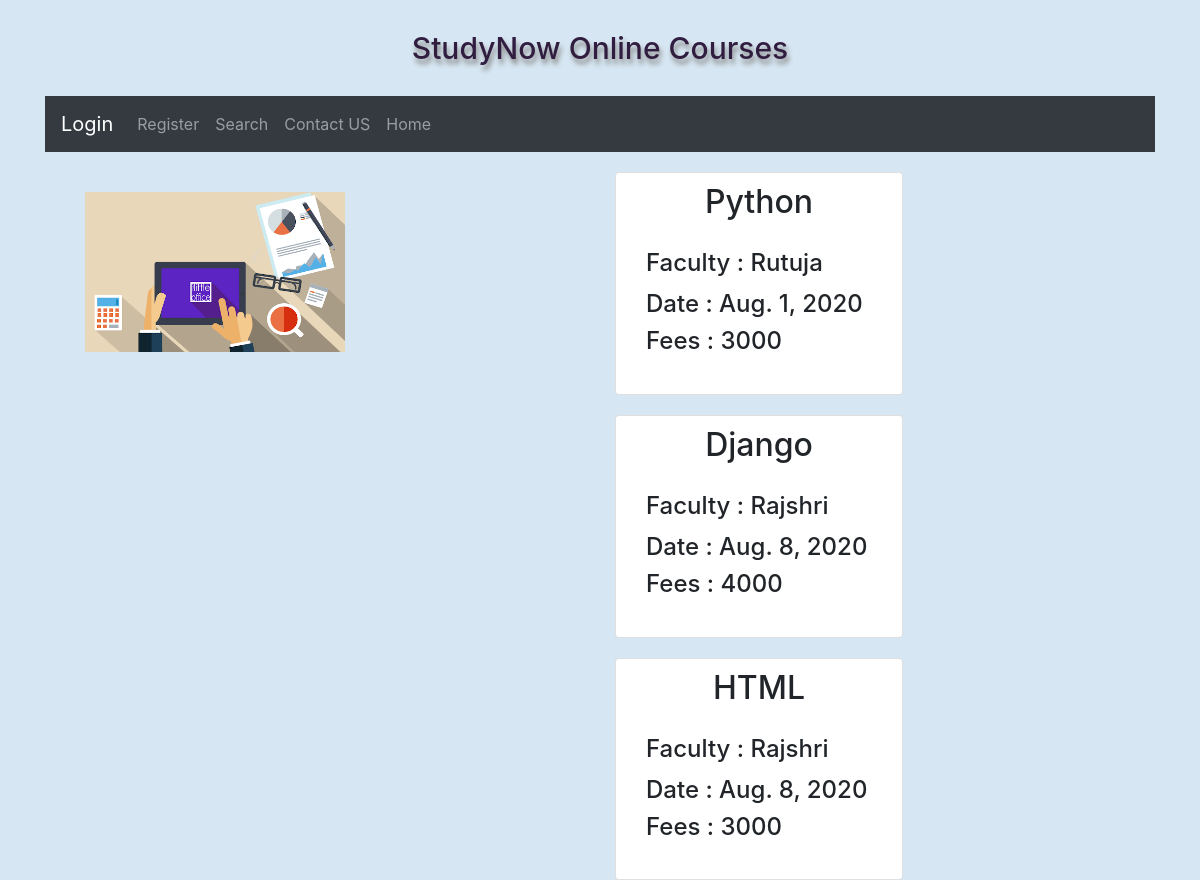
The app's page /student/, older data.
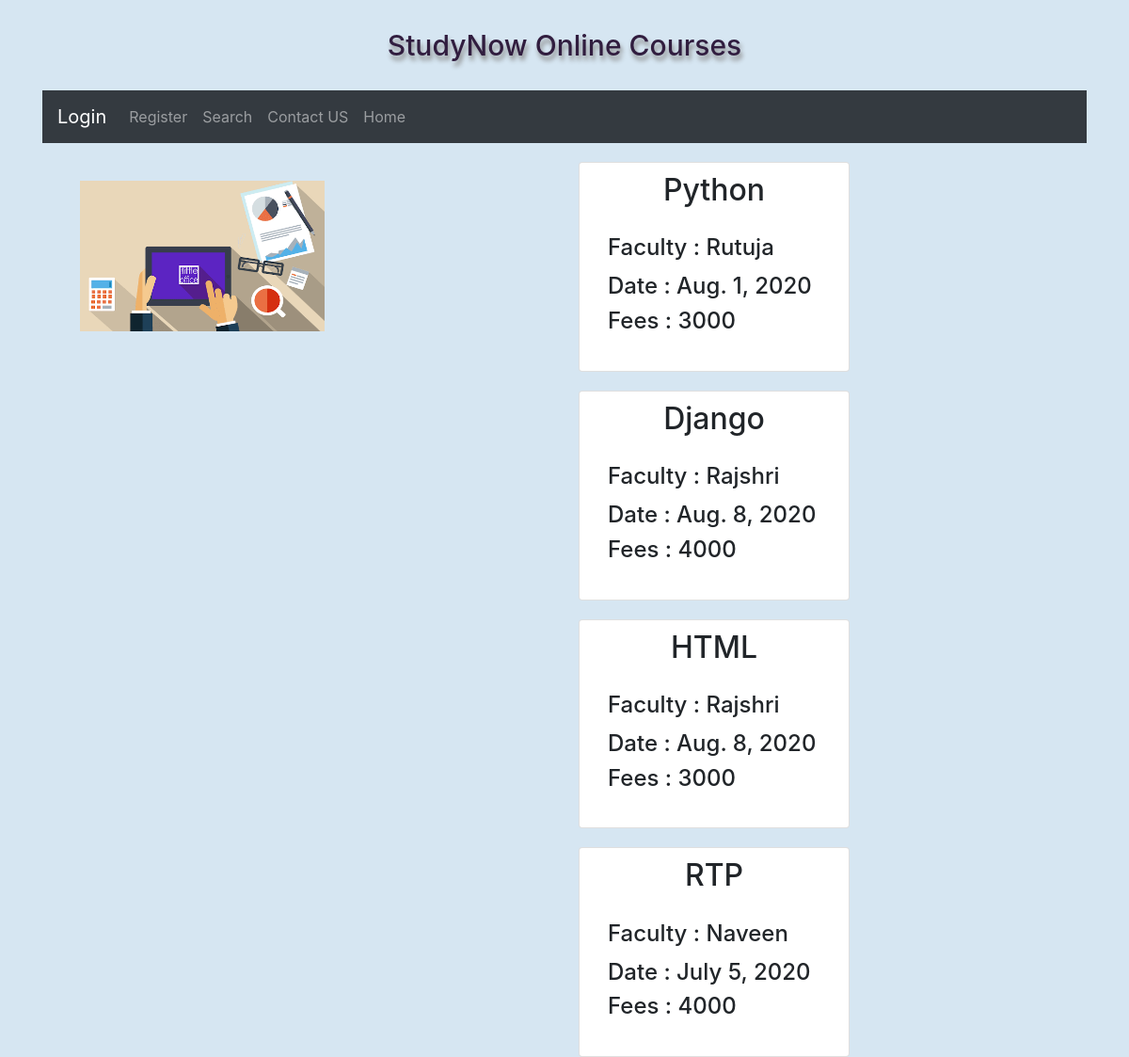
The same page, newer data.
### app1/models.py (models this page shows)
class courseModel(models.Model):
    cid = models.AutoField(primary_key=True)
    course_name=models.CharField(max_length=10,unique=True)
    faculty_name=models.CharField(max_length=20)
    starting_date = models.DateField()
    course_time = models.TimeField(default=False)
    fee = models.IntegerField()
    Duration = models.IntegerField()

### app1/views.py (the view)
# urls.py: path('student/',views.student,name='student'),
def student(req):
    data = courseModel.objects.all()
    return render(req,'student.html',{'data':data})

### template/student.html
{% include 'student_main.html' %}
{% load static %}
{% block student %}
<div class="container">
<div class="row">
    <div class="col-lg-6 col-md-6 col-sm-12">
        <div>
            <img src="{% static 'images/admin2.png' %}" height="200px" width="300px" style="margin: 20px; padding: 20px">
        </div>
    </div>
    <div class="col-lg-6 col-md-6 col-sm-12">
        {% for x in data %}
        <div class="card" style="width: 18rem; padding: 10px;margin-top: 20px;">
  <h2 style="text-align: center">{{ x.course_name }}</h2>
  <div class="card-body">
    <h4 class="card-title">Faculty : {{ x.faculty_name }}</h4>
    <h4>Date : {{ x.starting_date }}</h4>
    <h4>Fees : {{ x.fee }}</h4>
  </div>
</div>
        {% endfor %}
    </div>
</div>
</div>
{% endblock %}

Row changes from the older to the newer data that the page shows:
added courseModel: course_name "RTP", faculty_name "Naveen", starting_date "July 5, 2020", fee "4000"
